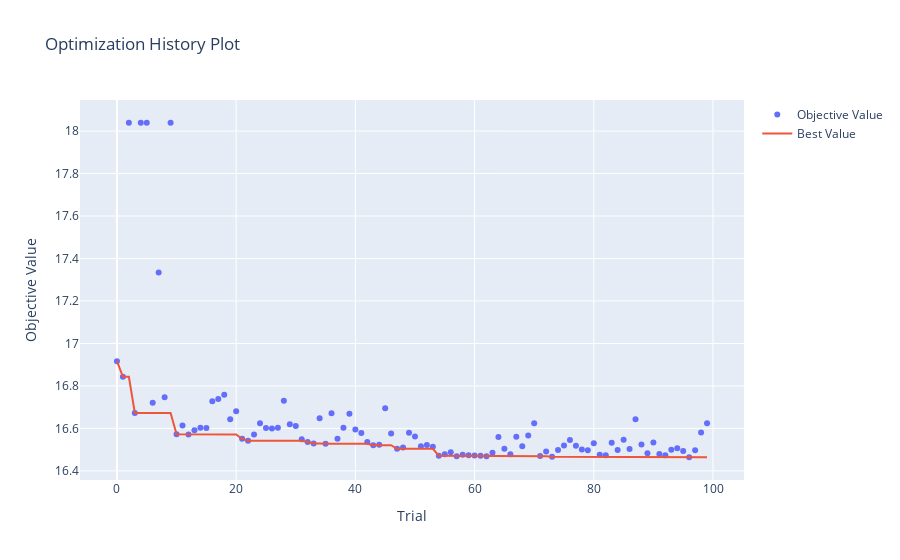

Write notebook code for a chart like this one.
### Code cell
# 하이퍼파라미터 최적화 과정을 확인
optuna.visualization.plot_optimization_history(study)
